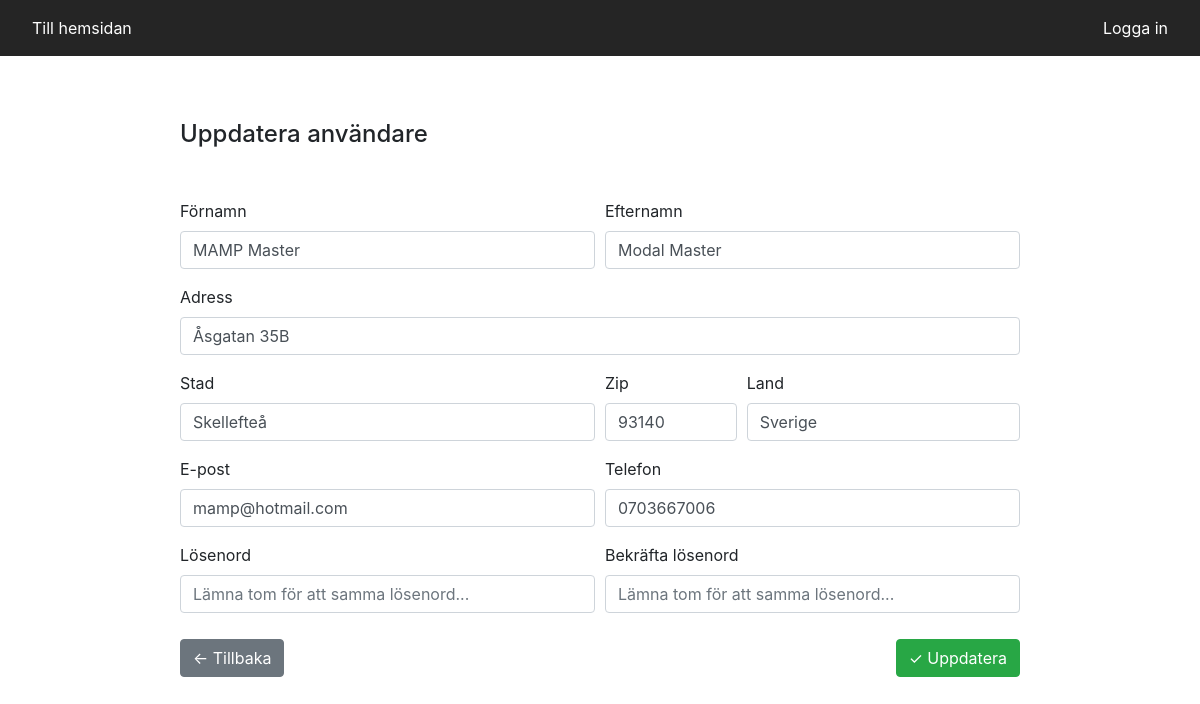
Screenshot of /public/admin/users/update-user.php?userID=76 with the database file from the repository.
### tables this page shows
CREATE TABLE `users` (
  `id` int(11) NOT NULL,
  `first_name` varchar(60) NOT NULL,
  `last_name` varchar(60) NOT NULL,
  `email` varchar(150) NOT NULL,
  `password` varchar(60) NOT NULL,
  `phone` varchar(60) NOT NULL,
  `street` varchar(255) NOT NULL,
  `postal_code` varchar(255) NOT NULL,
  `city` varchar(90) NOT NULL,
  `country` varchar(90) NOT NULL,
  `create_date` timestamp NOT NULL DEFAULT CURRENT_TIMESTAMP
);

### src/config.php (called while the page is built, shortened)
<?php
require(SRC_PATH . '/dbconnect.php');
require(SRC_PATH . '/app/CrudOperations.php');
$globalDbHandler = new GlobalDbHandler($pdo);

### src/app/CrudOperations.php (called while the page is built, shortened)
<?php
class GlobalDbHandler
{
    public function __construct($pdo)
    {
        $this->pdo = $pdo;
    }
    public function fetchById($id, $tableName)
    {
        $sql = "
        SELECT * FROM $tableName
        WHERE id = :id
        ";
        $stmt = $this->pdo->prepare($sql);
        $stmt->bindParam(':id', $id);
        $stmt->execute();
        return $stmt->fetch();
    }
}

### public/admin/users/update-user.php (the view, shortened to what this page needs)
<?php
require('../../../src/config.php');
$singleUser = $globalDbHandler->fetchById($_GET['userID'], "users");
?>
<?php include('../layout/header.php'); ?>
<div class="page-wrapper">
    <h4>Uppdatera användare</h4>
    <form action="" method="POST" class="fm-control">
        <div class="form-row">
            <div class="form-group col-md-6">
                <label for="first_name">Förnamn</label>
                <input type="text" id="first_name" class="form-control" name="first_name" value="<?= htmlentities($singleUser["first_name"]) ?>">
            </div>
            <div class="form-group col-md-6">
                <label for="last_name">Efternamn</label>
                <input type="text" id="last_name" class="form-control" name="last_name" value="<?= htmlentities($singleUser["last_name"]) ?>">
            </div>
        </div>
        <div class="form-group">
            <label for="street">Adress</label>
            <input type="text" id="street" class="form-control" name="street" value="<?= htmlentities($singleUser["street"]) ?>">
        </div>
        <div class="form-row">
            <div class="form-group col-md-6">
                <label for="city">Stad</label>
                <input type="text" id="city" class="form-control" name="city" value="<?= htmlentities($singleUser["city"]) ?>">
            </div>
            <div class="form-group col-md-2">
                <label for="postal_code">Zip</label>
                <input type="text" id="postal_code" class="form-control" name="postal_code" value="<?= htmlentities($singleUser["postal_code"]) ?>">
            </div>
            <div class="form-group col-md-4">
                <label for="country">Land</label>
                <input type="text" id="country" class="form-control" name="country" value="<?= htmlentities($singleUser["country"]) ?>">
            </div>
        </div>
        <div class="form-row">
            <div class="form-group col-md-6">
                <label for="email">E-post</label>
                <input type="text" id="email" class="form-control" name="email" value="<?= htmlentities($singleUser["email"]) ?>">
            </div>
            <div class="form-group col-md-6">
                <label for="phone">Telefon</label>
                <input type="text" id="phone" class="form-control" name="phone" value="<?= htmlentities($singleUser["phone"]) ?>">
            </div>
        </div>
        <div class="form-row">
            <div class="form-group col-md-6">
                <label for="passord">Lösenord</label>
                <input type="password" id="password" class="form-control" name="password" placeholder="Lämna tom för att samma lösenord...">
            </div>
            <div class="form-group col-md-6">
                <label for="confirm">Bekräfta lösenord</label>
                <input type="password" id="confirm_password" class="form-control" name="confirm_password" placeholder="Lämna tom för att samma lösenord...">
            </div>
        </div>
        <input type="submit" name="updateUser" class="btn btn-success float-right btn-margin" value="&#10003; Uppdatera">
    </form>
    <form action="../index.php">
        <input type="submit" class="btn btn-secondary float-left btn-margin" value="&#x2190; Tillbaka">
    </form>
</div>
<?php include('../layout/footer.php'); ?>

### public/admin/css/admin.css (style rules this page uses)
* { box-sizing: border-box; margin: 0; padding: 0; }

### public/admin/css/login.css (style rules this page uses)
.page-wrapper { width: 840px; margin: 4rem auto; }
.page-wrapper h4 { margin-bottom: 50px; }
.btn-margin { margin-top: 10px; }

### public/admin/css/global.css (style rules this page uses)
* { box-sizing: border-box; margin: 0; padding: 0; }

### rows the page displays
users: first_name "MAMP Master", last_name "Modal Master", street "Åsgatan 35B", city "Skellefteå", postal_code "93140", country "Sverige", email "mamp@hotmail.com", phone "0703667006"
